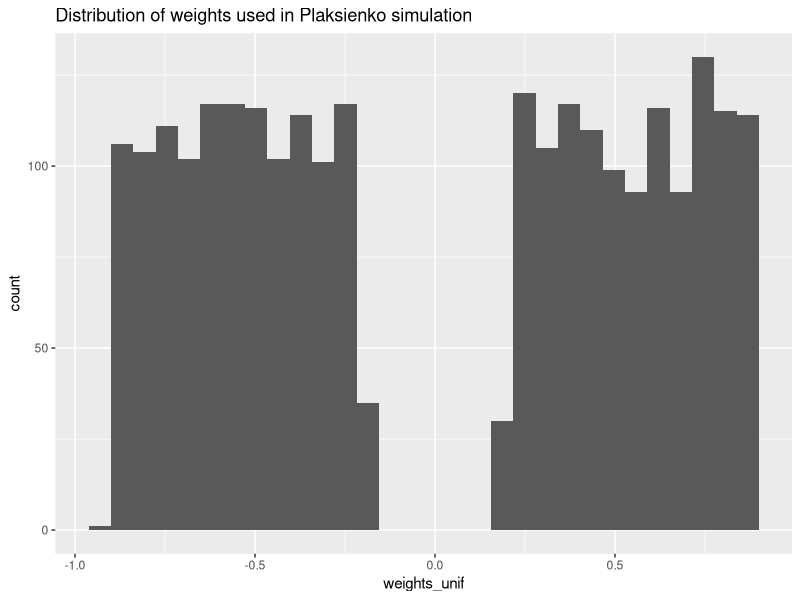
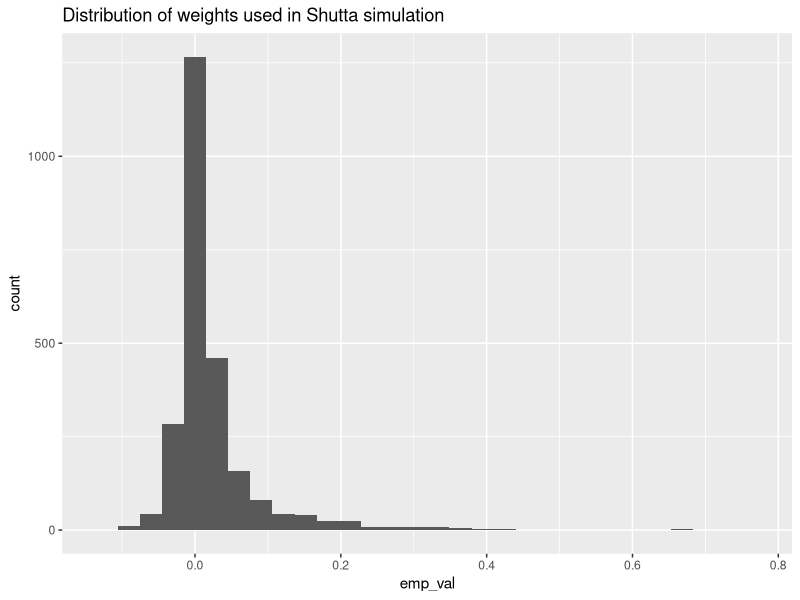

The R script that drew these images, in order:
## ---- chunk 1
knitr::opts_chunk$set(echo = TRUE)

library(igraph)
library(tidyverse)
## ---- chunk 2
p = 500
g1 = sample_pa(p, power = 1, m = 5, directed = FALSE)
## ---- chunk 3
G <- as.matrix(as_adjacency_matrix(g1))
size <- sum(G) / 2
a <- 0.2
b <-  0.9
samp_right <- runif(ceiling(size / 2), min = a, max = b)
samp_left <- runif(ceiling(size / 2), min = -b, max = -a)
weights_unif <- sample(c(samp_left, samp_right), size)

ggplot(data.frame(weights_unif = weights_unif), aes(x = weights_unif)) +
  geom_histogram() +
  labs(title = "Distribution of weights used in Plaksienko simulation")
## ---- chunk 4
# load empirical distribution of weights from metabolomics
realDataHist = read.csv("mxDist.csv")
## ---- chunk 5

weights = sample(realDataHist$mids, replace=T,size=length(E(g1)), prob=realDataHist$density)  

summary(weights)
summary(realDataHist)

lower <- quantile(weights, .25)
upper <- quantile(weights, .75)


new_realdat <- realDataHist %>%
  filter(abs(mids) > upper) 

min_weight <- min(new_realdat$density[new_realdat$density > 0])

new_realdat <- new_realdat %>%
  mutate(new_dens = ifelse(density ==0, min_weight, density))

new_weights = sample(new_realdat$mids, replace = T, size = 1000, prob = new_realdat$new_dens)

dens_weight <- 100/sum(new_realdat$new_dens)

new_weights_adj = sample(new_realdat$mids, replace = T, size = 1000, prob = new_realdat$new_dens_adj)

new_realdat <- new_realdat %>%
  mutate(new_dens_adj = new_dens*(100/sum(new_realdat$new_dens)))
ggplot(data.frame(emp_val = weights), aes(x = emp_val)) +
  geom_histogram() +
  labs(title = "Distribution of weights used in Shutta simulation")

# ggplot(realDataHist, aes(x = mids, y = density)) +
#   geom_bar(stat = "identity")
